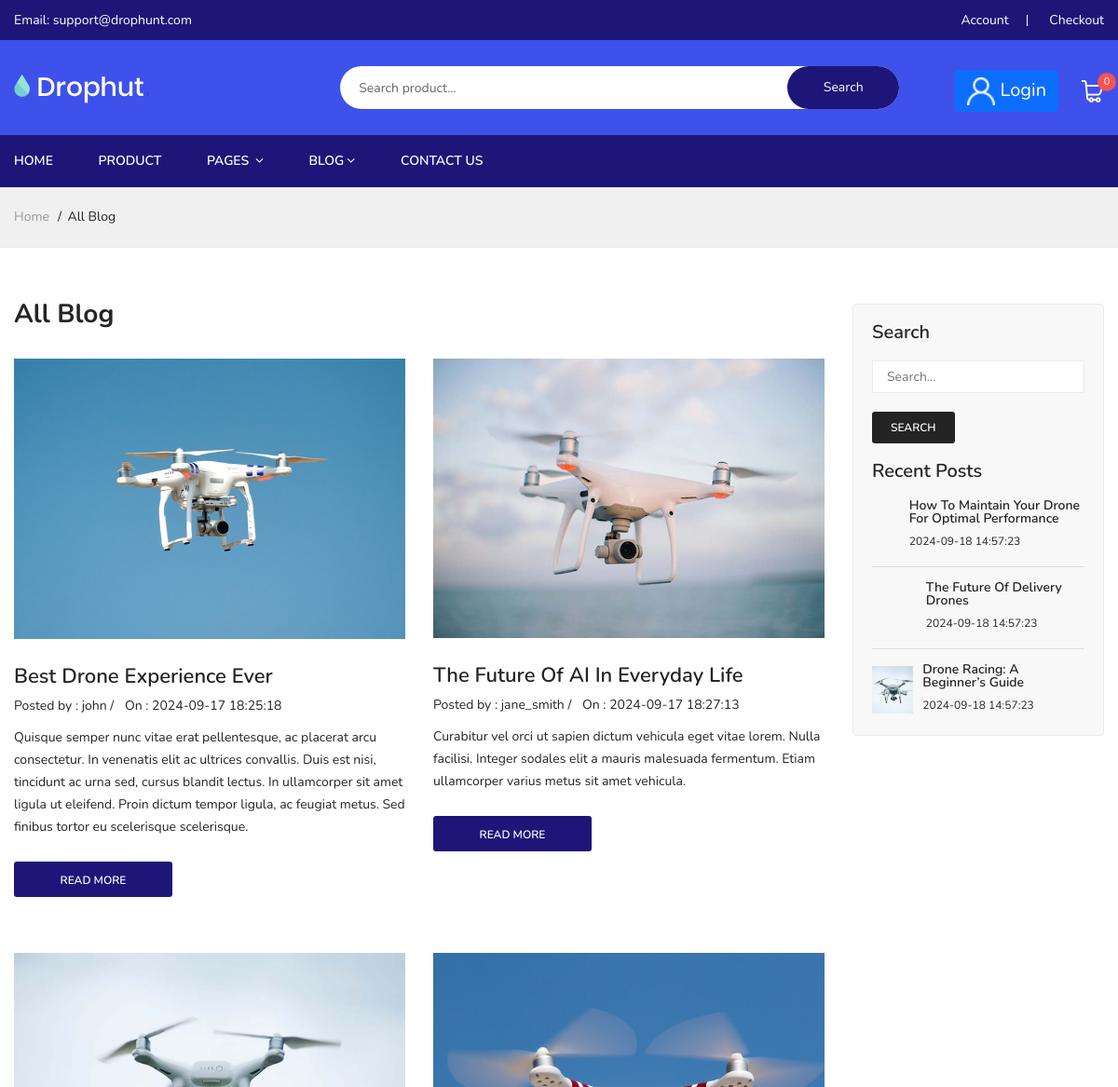
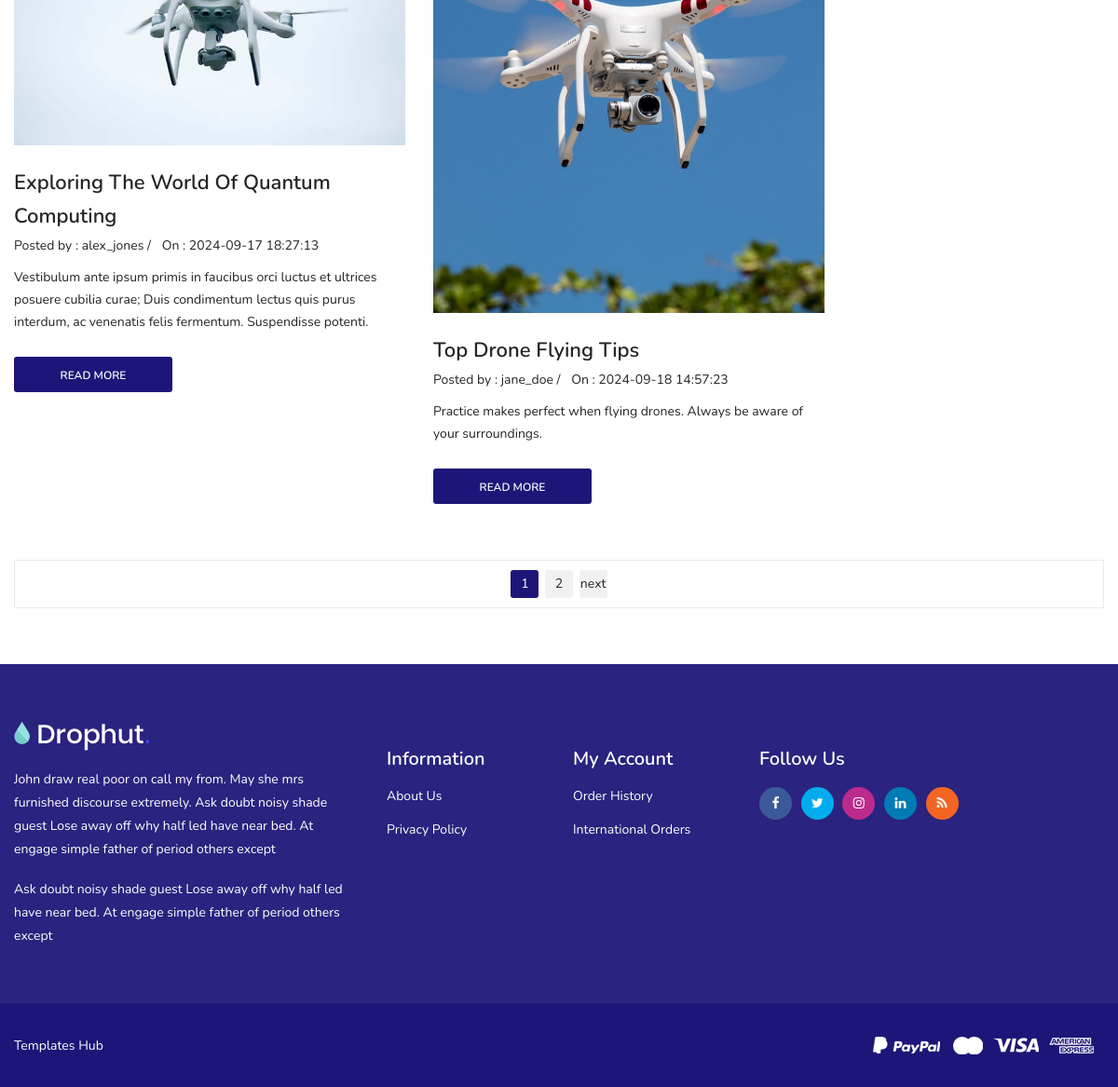
Screenshot of /route.php?page=blog with the database file from the repository (2 pictures, top to bottom).
### tables this page shows
CREATE TABLE `blogs` (
  `id` int(11) NOT NULL,
  `title` varchar(100) NOT NULL,
  `content` text DEFAULT NULL,
  `author_id` int(11) DEFAULT NULL,
  `created_at` datetime DEFAULT current_timestamp(),
  `image` varchar(255) DEFAULT NULL,
  `author_name` varchar(100) DEFAULT NULL,
  `special_content` text DEFAULT NULL
);

### src/DB_Actions/Blogs.php (called while the page is built, shortened)
<?php
class Blog {
    private $table_name = "blogs";
    public function __construct($db) {
        $this->conn = $db;
    }
    public function readAll() {
        $query = "SELECT * FROM " . $this->table_name;
        return mysqli_query($this->conn, $query);
    }
}
?>

### src/functions.php (called while the page is built, shortened)
<?php
function url($path)
{
    return Base_Url."route.php?page=".$path;
    die;
}

### src/DB_Functions.php (called while the page is built, shortened)
<?php
$db = new DataBase();
$conn = $db->getConnection();
function select_limit($table,$order,$limit)
{
    global $conn;
    $query = "SELECT * FROM $table ORDER BY id $order LIMIT $limit";
    return mysqli_query($conn,$query);
}

### views/blog.php (the view, shortened to what this page needs)
<?php require_once Root_Path . 'inc/header.php';?>
<?php require_once Root_Path . 'inc/nav.php';?>
<?php require_once Root_Path . 'src/Database.php';?>
<?php require_once Root_Path . 'src/DB_Actions/Blogs.php';?>
<?php require_once Root_Path . 'src/DB_Functions.php';?>
<?php
$blog = new Blog($conn);
?>
    <div class="breadcrumbs_area">
        <div class="container">
            <div class="row">
                <div class="col-12">
                    <div class="breadcrumb_content">
                        <ul>
                            <li><a href="index-2.html">home</a></li>
                            <li>All blog</li>
                        </ul>
                    </div>
                </div>
            </div>
        </div>
    </div>
    <div class="blog_details mt-60">
        <div class="container">
            <div class="row">
                <div class="col-lg-9">
                    <div class="blog_wrapper">
                        <div class="section-title">
                            <h2>All Blog</h2>
                        </div>
                        <div class="row">
                            <?php $blog_res = $blog->readAll();?>
                            <?php $i = 0;?>
                            <?php while ($blog_row = mysqli_fetch_assoc($blog_res)):?>
                            <div class="col-lg-6 col-md-6">
                                <article class="single_blog mb-60">
                                    <figure>
                                        <div class="blog_thumb">
                                            <a href=<?php echo url("blog-details&id=").$blog_row['id'];?>><img src=<?php echo Base_Url . "public/images/blogs/" . $blog_row['image'];?> alt=""></a>
                                        </div>
                                        <figcaption class="blog_content">
                                            <h3><a href=<?php echo url("blog-details&id=").$blog_row['id'];?>><?php echo $blog_row['title'];?></a></h3>
                                            <div class="blog_meta">
                                                <span class="author">Posted by : <?php echo $blog_row['author_name'];?></a> / </span>
                                                <span class="post_date">On : <?php echo $blog_row['created_at'];?></a></span>
                                            </div>
                                            <div class="blog_desc">
                                                <p><?php echo $blog_row['special_content'];?> </p>
                                            </div>
                                            <footer class="readmore_button">
                                                <a href=<?php echo url("blog-details&id=").$blog_row['id'];?>>read more</a>
                                            </footer>
                                        </figcaption>
                                    </figure>
                                </article>
                            </div>
                            <?php $i++;
                            if($i==4){break;}?>
                           <?php endwhile;?>
                        </div>
                    </div>
                </div>
                <div class="col-lg-3 col-md-12">
                    <div class="blog_sidebar_widget">
                        <div class="widget_list widget_search">
                            <h3>Search</h3>
                            <form method = "GET" action ="route.php">
                                <input name="search_query" placeholder="Search..." type="text" value="<?php echo isset($_GET['search_query'])?$_GET['search_query'] : '';?>">
                                <button type="submit">search</button>
                            </form>
                            <?php if(isset($_GET['search_query'])):?>
                            <?php
                                $search_query = mysqli_real_escape_string($conn, $_GET['search_query']);
                                $sql = "SELECT * FROM `blogs` WHERE `title` LIKE '%$search_query%'";
                                $search_res = mysqli_query($conn,$sql);
                            ?>
                        </div>
                        <?php if(mysqli_num_rows($search_res) > 0):?>
                            <div class="widget_list widget_post">
                            <h3>Search Results</h3>
                            <?php while($search_row = mysqli_fetch_assoc($search_res)):?>
                            <div class="post_wrapper">
                                <div class="post_thumb">
                                    <a href=<?php echo url("blog-details&id=") . $search_row['id'];?>><img src=<?php echo Base_Url . "public/images/blogs/" .  $search_row['image'];?> alt=""></a>
                                </div>
                                <div class="post_info">
                                    <h3><a href=<?php echo url("blog-details&id=") . $search_row['id'];?>><?php echo $search_row['title'];?></a></h3>
                                    <span><?php echo $search_row['created_at'];?> </span>
                                </div>
                            </div>
                            <?php endwhile;?>
                             <?php else:?>
                                <h3><?php echo "No Result Found";?></h3>
                                <?php endif;?>
                        </div>
                        <?php else:?>
                        <div class="widget_list widget_post">
                            <h3>Recent Posts</h3>
                            <?php $recent_res = select_limit("blogs","DESC","3");?>
                            <?php while($recent_row = mysqli_fetch_assoc($recent_res)):?>
                            <div class="post_wrapper">
                                <div class="post_thumb">
                                    <a href=<?php echo url("blog-details&id=") . $recent_row['id'];?>><img src=<?php echo Base_Url . "public/images/blogs/" .  $recent_row['image'];?> alt=""></a>
                                </div>
                                <div class="post_info">
                                    <h3><a href=<?php echo url("blog-details&id=") . $recent_row['id'];?>><?php echo $recent_row['title'];?></a></h3>
                                    <span><?php echo $recent_row['created_at'];?> </span>
                                </div>
                            </div>
                            <?php endwhile;?>
                        </div>
                        <?php endif;?>
                    </div>
                </div>
            </div>
        </div>
    </div>
    <div class="blog_pagination">
        <div class="container">
            <div class="row">
                <div class="col-12">
                    <div class="pagination">
                        <ul>
                            <li class="current">1</li>
                            <li><a href=<?php echo url("blog2");?>>2</a></li>
                            <li class=<?php echo url("blog2");?>><a href=<?php echo url("blog");?>>next</a></li>
                        </ul>
                    </div>
                </div>
            </div>
        </div>
    </div>
    <?php require_once Root_Path . 'inc/footer.php';?>

### rows the page displays
blogs: image (picture), title "Best Drone Experience Ever", author_name "john", created_at "2024-09-17 18:25:18", special_content "Quisque semper nunc vitae erat pellentesque, ac placerat arcu consectetur. In venenatis elit ac ultrices convallis. Duis est nisi, tincidunt ac urna sed, cursus blandit lectus. In ullamcorper sit amet ligula ut eleifend. Proin dictum tempor ligula, ac feugiat metus. Sed finibus tortor eu scelerisque scelerisque."
blogs: image (picture), title "The Future Of AI In Everyday Life", author_name "jane_smith", created_at "2024-09-17 18:27:13", special_content "Curabitur vel orci ut sapien dictum vehicula eget vitae lorem. Nulla facilisi. Integer sodales elit a mauris malesuada fermentum. Etiam ullamcorper varius metus sit amet vehicula."
blogs: image (picture), title "Exploring The World Of Quantum Computing", author_name "alex_jones", created_at "2024-09-17 18:27:13", special_content "Vestibulum ante ipsum primis in faucibus orci luctus et ultrices posuere cubilia curae; Duis condimentum lectus quis purus interdum, ac venenatis felis fermentum. Suspendisse potenti."
blogs: image (picture), title "Top Drone Flying Tips", author_name "jane_doe", created_at "2024-09-18 14:57:23", special_content "Practice makes perfect when flying drones. Always be aware of your surroundings."
blogs: title "How To Maintain Your Drone For Optimal Performance", created_at "2024-09-18 14:57:23"
blogs: title "The Future Of Delivery Drones", created_at "2024-09-18 14:57:23"
blogs: image (picture), title "Drone Racing: A Beginner’s Guide", created_at "2024-09-18 14:57:23"

### other values shown
$cart_num "0"
